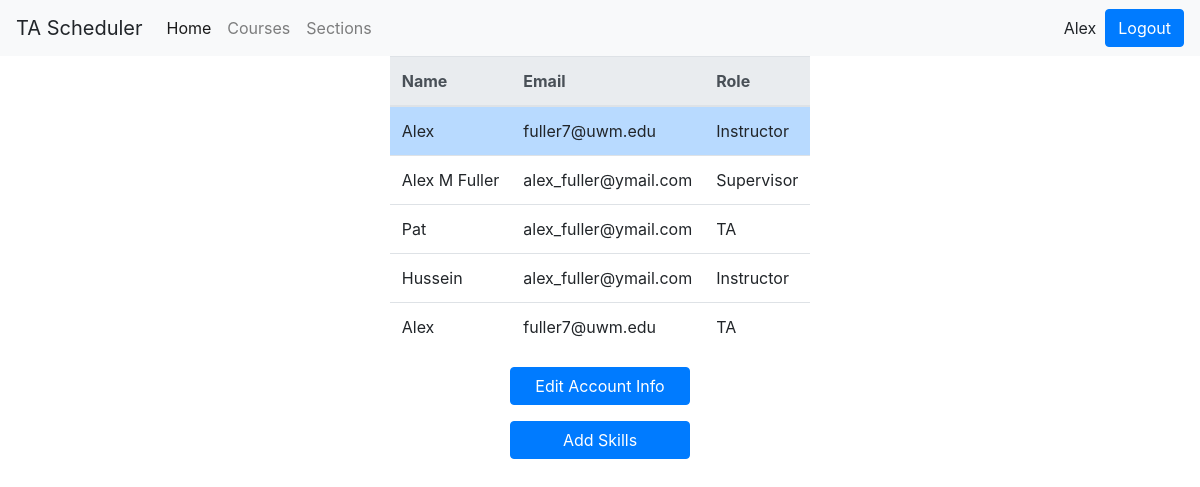
/users/ (signed in), run on the app's committed database.
### TAScheduler/models.py (models this page shows)
class MyUser(models.Model):
    IDNumber = models.CharField(max_length=9, primary_key=True)
    name = models.CharField(max_length=20)
    address = models.CharField(max_length=40)
    email = models.CharField(max_length=40)
    phoneNumber = models.CharField(max_length=20)
    role = models.CharField(max_length=11)
    password = models.CharField(max_length=20)

### TAScheduler/views.py (the view)
# urls.py: path('users/', Users.as_view(), name='users'),
class Users(View):
    def get(self, request):
        if (request.session["username"] == ""):
            return render(request, "login.html", {"message": "Not logged in"})
        if (request.session["username"] == ""):
            redirect("/login/")
        loggedUser = MyUser.objects.get(IDNumber=request.session["username"])
        skillDict = dict()
        if (loggedUser.role == "Supervisor"):
            allUsers = MyUser.objects.filter(~Q(IDNumber=request.session["username"]))
        else:
            allUsers = MyUser.objects.filter(~Q(IDNumber=request.session["username"]))
        for x in allUsers:
            j = (list(UserSkills.objects.filter(UserID=x.IDNumber)))
            skillString = ""
            for i in j:
                skillString = skillString + (i.SkillID.SkillDescription) + ", "
            skillDict[x.IDNumber] = skillString
        return render(request, "userTemplates/users.html",
                      {"name": request.session["name"], "instructors": allUsers, "role": loggedUser.role,
                       "skills": skillDict, "loggedUser": loggedUser})

### templates/userTemplates/users.html (shortened to what this page needs)
{% load custom_tags %}
<!DOCTYPE html>
 <link rel="stylesheet" href="/static/css/bootstrap.css">
<link rel="stylesheet" href="/static/css/custom.css">
<html lang="en">
<head>
</head>
<body class="text-center" class="center-block">
<nav class="navbar navbar-expand-lg navbar-light bg-light">
  <a class="navbar-brand">TA Scheduler</a>
  <div class="collapse navbar-collapse" id="mainNav">
    <ul class="navbar-nav mr-auto mt-2 mt-lg-0">
      <li class="nav-item active">
        <a class="nav-link" href="/home">Home <span class="sr-only">(current)</span></a>
      </li>
      <li class="nav-item">
        <a class="nav-link" href="/courses">Courses</a>
      </li>
      <li class="nav-item">
        <a class="nav-link" href="/sections">Sections</a>
      </li>
    </ul>
    <form class="form-inline my-2 my-lg-0">
      {{ name }}&nbsp;&nbsp;
      <a class="btn btn-primary"  href="/">Logout</a>
    </form>
  </div>
</nav>
{% if role != "Supervisor" %}
<div class="row justify-content-center" >
    <div class="col-auto">
        <table class = "table table-responsive">
            <thead class="thead-light">
                <tr class="text-left">
                    <th>Name</th>
                    <th>Email</th>
                    <th>Role</th>
                </tr>
            </thead>
            <tbody>
                <tr class="text-left table-primary" >
                    <td>{{ loggedUser.name }}</td>
                    <td>{{ loggedUser.email }}</td>
                    <td>{{ loggedUser.role }}</td>
                </tr>
                {% for row in instructors %}
                    <tr class="text-left">
                        <td>{{ row.name }}</td>
                        <td>{{ row.email }}</td>
                        <td>{{ row.role }}</td>
                    </tr>
                {% endfor %}
            </tbody>
        </table>
    </div>
</div>
{% endif %}
<div class="user-button-container">
    <p><a href="/editContactInfo" class="btn btn-primary btn-block" role="button">Edit Account Info</a></p>
{% if role != "Supervisor" %}
    <p><a href="/addSkills" class="btn btn-primary btn-block" role="button">Add Skills</a></p>
{% endif %}
</div>
</body>
</html>

### static/css/custom.css (style rules this page uses)
.user-button-container { min-width: 180px; max-width: 180px; display: inline-block; }

### data on the page
MyUser: name "Alex", email "fuller7@uwm.edu", role "Instructor"
MyUser: name "Alex M Fuller", email "alex_fuller@ymail.com", role "Supervisor"
MyUser: name "Pat", email "alex_fuller@ymail.com", role "TA"
MyUser: name "Hussein", email "alex_fuller@ymail.com", role "Instructor"
MyUser: name "Alex", email "fuller7@uwm.edu", role "TA"

### other printed values
{{ name }} "Alex"
